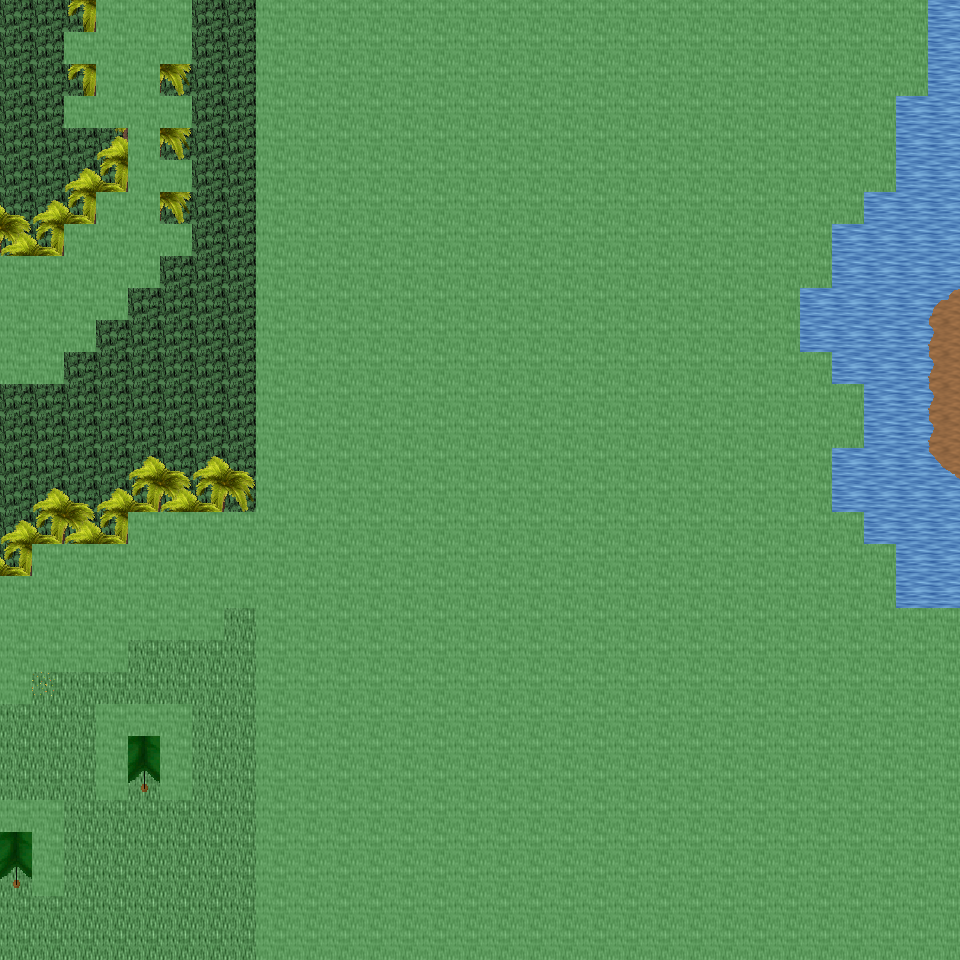

The image is a tile-based game level rendered from a .tmx file. Its description and source (layers, tilesets, objects; grid data summarised) follow:
An orthogonal 30x30 tile map with 32x32 px tiles, 6 tile layers (Ground, Object, Object2, Above, ...), 26 tilesets and 8 objects (8x mapExit).

<map version="1.0" orientation="orthogonal" renderorder="right-down" width="30" height="30" tilewidth="32" tileheight="32" nextobjectid="9">
  <tileset firstgid="1" name="tileset_ground_ground" tilewidth="32" tileheight="32" tilecount="33" columns="3">
    <image source="../drawable/tileset_ground_ground.png" width="96" height="352" />
  </tileset>
  <tileset firstgid="34" name="tileset_ground_water_pool" tilewidth="32" tileheight="32" tilecount="72" columns="3">
    <image source="../drawable/tileset_ground_water_pool.png" width="96" height="768" />
  </tileset>
  <tileset firstgid="106" name="tileset_ground_water_pool_deep" tilewidth="32" tileheight="32" tilecount="72" columns="3">
    <image source="../drawable/tileset_ground_water_pool_deep.png" width="96" height="768" />
  </tileset>
  <tileset firstgid="178" name="tileset_ground_water_pool_corners" tilewidth="32" tileheight="32" tilecount="72" columns="3">
    <image source="../drawable/tileset_ground_water_pool_corners.png" width="96" height="768" />
  </tileset>
  <tileset firstgid="250" name="tileset_ground_grass_edges" tilewidth="32" tileheight="32" tilecount="36" columns="12">
    <image source="../drawable/tileset_ground_grass_edges.png" width="384" height="96" />
  </tileset>
  <tileset firstgid="286" name="tileset_ground_grass_corners" tilewidth="32" tileheight="32" tilecount="24" columns="6">
    <image source="../drawable/tileset_ground_grass_corners.png" width="192" height="128" />
  </tileset>
  <tileset firstgid="310" name="tileset_ground_ladder_vertical_dark" tilewidth="32" tileheight="32" tilecount="3" columns="3">
    <image source="../drawable/tileset_ground_ladder_vertical_dark.png" width="96" height="32" />
  </tileset>
  <tileset firstgid="313" name="tileset_plant_tree_palm_tree" tilewidth="32" tileheight="32" tilecount="6" columns="2">
    <image source="../drawable/tileset_plant_tree_palm_tree.png" width="64" height="96" />
  </tileset>
  <tileset firstgid="319" name="tileset_plant_tree_tree_realistic" tilewidth="32" tileheight="32" tilecount="16" columns="4">
    <image source="../drawable/tileset_plant_tree_tree_realistic.png" width="128" height="128" />
  </tileset>
  <tileset firstgid="335" name="tileset_logic_creature_animal" tilewidth="32" tileheight="32" tilecount="32" columns="8">
    <image source="../drawable/tileset_logic_creature_animal.png" width="256" height="128" />
  </tileset>
  <tileset firstgid="367" name="tileset_logic_collision" tilewidth="32" tileheight="32" tilecount="1" columns="1">
    <image source="../drawable/tileset_logic_collision.png" width="32" height="32" />
  </tileset>
  <tileset firstgid="368" name="tileset_plant_bush_various_small" tilewidth="32" tileheight="32" tilecount="9" columns="3">
    <image source="../drawable/tileset_plant_bush_various_small.png" width="96" height="96" />
  </tileset>
  <tileset firstgid="377" name="tileset_ground_ridge_earth_pale" tilewidth="32" tileheight="32" tilecount="96" columns="12">
    <image source="../drawable/tileset_ground_ridge_earth_pale.png" width="384" height="256" />
  </tileset>
  <tileset firstgid="473" name="tileset_object_tent" tilewidth="32" tileheight="32" tilecount="9" columns="3">
    <image source="../drawable/tileset_object_tent.png" width="96" height="96" />
  </tileset>
  <tileset firstgid="482" name="tileset_logic_creature_amazon" tilewidth="32" tileheight="32" tilecount="16" columns="8">
    <image source="../drawable/tileset_logic_creature_amazon.png" width="256" height="64" />
  </tileset>
  <tileset firstgid="498" name="tileset_furniture_light_iron_lamp" tilewidth="32" tileheight="32" tilecount="3" columns="1">
    <image source="../drawable/tileset_furniture_light_iron_lamp.png" width="32" height="96" />
  </tileset>
  <tileset firstgid="501" name="tileset_furniture_light_flames" tilewidth="32" tileheight="32" tilecount="6" columns="6">
    <image source="../drawable/tileset_furniture_light_flames.png" width="192" height="32" />
  </tileset>
  <tileset firstgid="507" name="tileset_ground_rock_rocks_2" tilewidth="32" tileheight="32" tilecount="4" columns="2">
    <image source="../drawable/tileset_ground_rock_rocks_2.png" width="64" height="64" />
  </tileset>
  <tileset firstgid="511" name="tileset_logic_portal" tilewidth="32" tileheight="32" tilecount="24" columns="8">
    <image source="../drawable/tileset_logic_portal.png" width="256" height="96" />
  </tileset>
  <tileset firstgid="535" name="tileset_logic_item_fruits" tilewidth="32" tileheight="32" tilecount="16" columns="8">
    <image source="../drawable/tileset_logic_item_fruits.png" width="256" height="64" />
  </tileset>
  <tileset firstgid="551" name="tileset_plant_pineapple_plant" tilewidth="32" tileheight="32" tilecount="6" columns="2">
    <image source="../drawable/tileset_plant_pineapple_plant.png" width="64" height="96" />
  </tileset>
  <tileset firstgid="557" name="tileset_ground_grass_2" tilewidth="32" tileheight="32" tilecount="21" columns="3">
    <image source="../drawable/tileset_ground_grass_2.png" width="96" height="224" />
  </tileset>
  <tileset firstgid="578" name="tileset_light_dim_yellow_light_7x5" tilewidth="32" tileheight="32" tilecount="35" columns="7">
    <image source="../drawable/tileset_light_dim_yellow_light_7x5.png" width="224" height="160" />
  </tileset>
  <tileset firstgid="613" name="tileset_light_yellow_light_5x5" tilewidth="32" tileheight="32" tilecount="25" columns="5">
    <image source="../drawable/tileset_light_yellow_light_5x5.png" width="160" height="160" />
  </tileset>
  <tileset firstgid="638" name="tileset_logic_creature_spider" tilewidth="32" tileheight="32" tilecount="3" columns="3">
    <image source="../drawable/tileset_logic_creature_spider.png" width="96" height="32" />
  </tileset>
  <tileset firstgid="641" name="tileset_logic_creature_reptile" tilewidth="32" tileheight="32" tilecount="7" columns="7">
    <image source="../drawable/tileset_logic_creature_reptile.png" width="224" height="32" />
  </tileset>
  <layer name="Ground" width="30" height="30">
    <data>[900 cells, 900 non-empty, 16 distinct tile ids]</data>
  </layer>
  <layer name="Object" width="30" height="30">
    <data>[900 cells, 82 non-empty, 12 distinct tile ids]</data>
  </layer>
  <layer name="Object2" width="30" height="30">
    <data>[900 cells, 46 non-empty, 2 distinct tile ids]</data>
  </layer>
  <layer name="Above" width="30" height="30">
    <data>[900 cells, 73 non-empty, 7 distinct tile ids]</data>
  </layer>
  <layer name="Above2" width="30" height="30">
    <data>[900 cells, 11 non-empty, 2 distinct tile ids]</data>
  </layer>
  <layer name="Walkable" width="30" height="30">
    <data>[900 cells, 683 non-empty, 1 distinct tile ids]</data>
  </layer>
  <objectgroup name="MapEvents">
    <object id="1" name="north" type="mapExit" x="0" y="0" width="96" height="32">
      <properties>
        <property name="map" value="level_0_x260_y9" />
        <property name="x" value="0" />
        <property name="y" value="28" />
      </properties>
    </object>
    <object id="2" name="north2" type="mapExit" x="192" y="0" width="64" height="32">
      <properties>
        <property name="map" value="level_0_x260_y9" />
        <property name="x" value="6" />
        <property name="y" value="28" />
      </properties>
    </object>
    <object id="3" name="north3" type="mapExit" x="928" y="0" width="32" height="32">
      <properties>
        <property name="map" value="level_0_x260_y9" />
        <property name="x" value="29" />
        <property name="y" value="28" />
      </properties>
    </object>
    <object id="4" name="south" type="mapExit" x="0" y="928" width="256" height="32">
      <properties>
        <property name="map" value="level_0_x260_y11" />
        <property name="x" value="0" />
        <property name="y" value="1" />
      </properties>
    </object>
    </objectgroup>
</map>
<!-- 4 of 8 objects omitted -->
